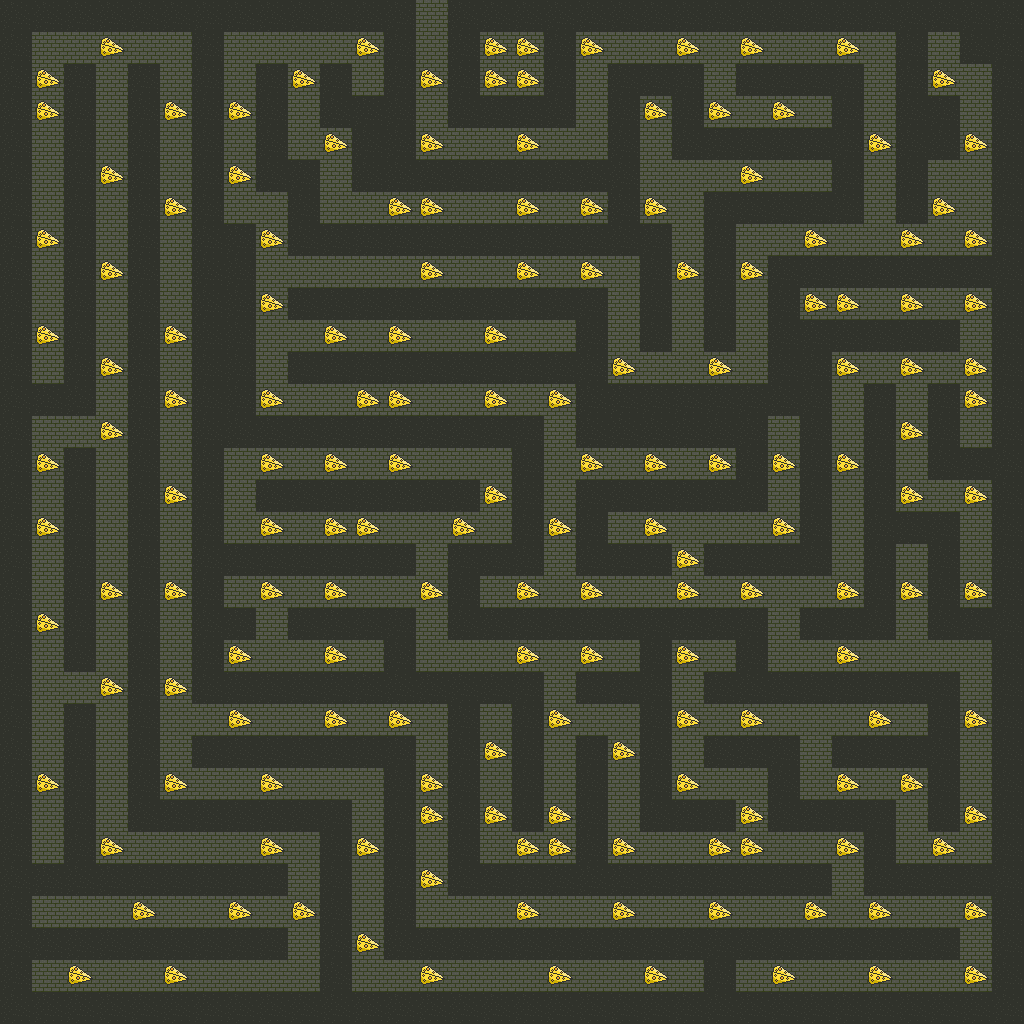

This is a level from a 2D game, rendered from its Tiled map with the project's own tilesets. A one-line summary and the complete map file follow:
An orthogonal 32x32 tile map with 32x32 px tiles, 3 tile layers (background, Platforms, Coins), 3 tilesets.

<map version="1.9" tiledversion="1.9.2" orientation="orthogonal" renderorder="right-down" width="32" height="32" tilewidth="32" tileheight="32" infinite="0" nextlayerid="4" nextobjectid="1">
 <editorsettings>
  <export target="map.json" format="json" />
 </editorsettings>
 <tileset firstgid="1" source="brick.tsx" />
 <tileset firstgid="2" source="wall.tsx" />
 <tileset firstgid="3" source="cheese.tsx" />
 <layer id="1" name="background" width="32" height="32">
  <data encoding="csv">
1,1,1,1,1,1,1,1,1,1,1,1,1,1,1,1,1,1,1,1,1,1,1,1,1,1,1,1,1,1,1,1,
1,1,1,1,1,1,1,1,1,1,1,1,1,1,1,1,1,1,1,1,1,1,1,1,1,1,1,1,1,1,1,1,
1,1,1,1,1,1,1,1,1,1,1,1,1,1,1,1,1,2,1,1,1,1,1,1,1,1,1,1,1,1,1,1,
1,1,1,1,1,1,1,1,1,1,1,1,1,1,1,1,1,1,1,1,1,1,1,1,1,1,1,1,1,1,1,1,
1,1,1,1,1,1,1,1,1,1,1,1,1,1,1,1,1,1,1,1,1,1,1,1,1,1,1,1,1,1,1,1,
1,1,1,1,1,1,1,1,1,1,1,1,1,1,1,1,1,1,1,1,1,1,1,1,1,1,1,1,1,1,1,1,
1,1,1,1,1,1,1,1,1,1,1,1,1,1,1,1,1,1,1,1,1,1,1,1,1,1,1,1,1,1,1,1,
1,1,1,1,1,1,1,1,1,1,1,1,1,1,1,1,1,1,1,1,1,1,1,1,1,1,1,1,1,1,1,1,
1,1,1,1,1,1,1,1,1,1,1,1,1,1,1,1,1,1,1,1,1,1,1,1,1,1,1,1,1,1,1,1,
1,1,1,1,1,1,1,1,1,1,1,1,1,1,1,1,1,1,1,1,1,1,1,1,1,1,1,1,1,1,1,1,
1,1,1,1,1,1,1,1,1,1,1,1,1,1,1,1,1,1,1,1,1,1,1,1,1,1,1,1,1,1,1,1,
1,1,1,1,1,1,1,1,1,1,1,1,1,1,1,1,1,1,1,1,1,1,1,1,1,1,1,1,1,1,1,1,
1,1,1,1,1,1,1,1,1,1,1,1,1,1,1,1,1,1,1,1,1,1,1,1,1,1,1,1,1,1,1,1,
1,1,1,1,1,1,1,1,1,1,1,1,1,1,1,1,1,1,1,1,1,1,1,1,1,1,1,1,1,1,1,1,
1,1,1,1,1,1,1,1,1,1,1,1,1,1,1,1,1,1,1,1,1,1,1,1,1,1,1,1,1,1,1,1,
1,1,1,1,1,1,1,1,1,1,1,1,1,1,1,1,1,1,1,1,1,1,1,1,1,1,1,1,1,1,1,1,
1,1,1,1,1,1,1,1,1,1,1,1,1,1,1,1,1,1,1,1,1,1,1,1,1,1,1,1,1,1,1,1,
1,1,1,1,1,1,1,1,1,1,1,1,1,1,1,1,1,1,1,1,1,1,1,1,1,1,1,1,1,1,1,1,
1,1,1,1,1,1,1,1,1,1,1,1,1,1,1,1,1,1,1,1,1,1,1,1,1,1,1,1,1,1,1,1,
1,1,1,1,1,1,1,1,1,1,1,1,1,1,1,1,1,1,1,1,1,1,1,1,1,1,1,1,1,1,1,1,
1,1,1,1,1,1,1,1,1,1,1,1,1,1,1,1,1,1,1,1,1,1,1,1,1,1,1,1,1,1,1,1,
1,1,1,1,1,1,1,1,1,1,1,1,1,1,1,1,1,1,1,1,1,1,1,1,1,1,1,1,1,1,1,1,
1,1,1,1,1,1,1,1,1,1,1,1,1,1,1,1,1,1,1,1,1,1,1,1,1,1,1,1,1,1,1,1,
1,1,1,1,1,1,1,1,1,1,1,1,1,1,1,1,1,1,1,1,1,1,1,1,1,1,1,1,1,1,1,1,
1,1,1,1,1,1,1,1,1,1,1,1,1,1,1,1,1,1,1,1,1,1,1,1,1,1,1,1,1,1,1,1,
1,1,1,1,1,1,1,1,1,1,1,1,1,1,1,1,1,1,1,1,1,1,1,1,1,1,1,1,1,1,1,1,
1,1,1,1,1,1,1,1,1,1,1,1,1,1,1,1,1,1,1,1,1,1,1,1,1,1,1,1,1,1,1,1,
1,1,1,1,1,1,1,1,1,1,1,1,1,1,1,1,1,1,1,1,1,1,1,1,1,1,1,1,1,1,1,1,
1,1,1,1,1,1,1,1,1,1,1,1,1,1,1,1,1,1,1,1,1,1,1,1,1,1,1,1,1,1,1,1,
1,1,1,1,1,1,1,1,1,1,1,1,1,1,1,1,1,1,1,1,1,1,1,1,1,1,1,1,1,1,1,1,
1,1,1,1,1,1,1,1,1,1,1,1,1,1,1,1,1,1,1,1,1,1,1,1,1,1,1,1,1,1,1,1,
1,1,1,1,1,1,1,1,1,1,1,1,1,1,1,1,1,1,1,1,1,1,1,1,1,1,1,1,1,1,1,1
</data>
 </layer>
 <layer id="2" name="Platforms" width="32" height="32">
  <data encoding="csv">
2,2,2,2,2,2,2,2,2,2,2,2,2,0,2,2,2,2,2,2,2,2,2,2,2,2,2,2,2,2,2,2,
2,0,0,0,0,0,2,0,0,0,0,0,2,0,2,0,0,2,0,0,0,0,0,0,0,0,0,0,2,0,2,2,
2,0,2,0,2,0,2,0,2,0,2,0,2,0,2,0,0,0,0,2,2,2,0,2,2,2,2,0,2,0,0,2,
2,0,2,0,2,0,2,0,2,0,2,2,2,0,2,2,2,2,0,2,0,2,0,0,0,0,2,0,2,2,0,2,
2,0,2,0,2,0,2,0,2,0,0,2,2,0,0,0,0,0,0,2,0,2,2,2,2,2,2,0,2,2,0,2,
2,0,2,0,2,0,2,0,2,2,0,2,2,2,2,2,2,2,2,2,0,0,0,0,0,0,2,0,2,0,0,2,
2,0,2,0,2,0,2,0,0,2,0,0,0,0,0,0,0,0,0,2,0,0,2,2,2,2,2,0,2,0,0,2,
2,0,2,0,2,0,2,2,0,2,2,2,2,2,2,2,2,2,2,2,2,0,2,0,0,0,0,0,0,0,0,2,
2,0,2,0,2,0,2,2,0,0,0,0,0,0,0,0,0,0,0,0,2,0,2,0,2,2,2,2,2,2,2,2,
2,0,2,0,2,0,2,2,0,2,2,2,2,2,2,2,2,2,2,0,2,0,2,0,2,0,0,0,0,0,0,2,
2,0,2,0,2,0,2,2,0,0,0,0,0,0,0,0,0,0,2,0,2,0,2,0,2,2,2,2,2,2,0,2,
2,0,2,0,2,0,2,2,0,2,2,2,2,2,2,2,2,2,2,0,0,0,0,0,2,2,0,0,0,0,0,2,
2,2,2,0,2,0,2,2,0,0,0,0,0,0,0,0,0,0,2,2,2,2,2,2,2,2,0,2,0,2,0,2,
2,0,0,0,2,0,2,2,2,2,2,2,2,2,2,2,2,0,2,2,2,2,2,2,0,2,0,2,0,2,0,2,
2,0,2,0,2,0,2,0,0,0,0,0,0,0,0,0,2,0,0,0,0,0,0,2,0,2,0,2,0,2,2,2,
2,0,2,0,2,0,2,0,2,2,2,2,2,2,2,0,2,0,2,2,2,2,2,2,0,2,0,2,0,0,0,2,
2,0,2,0,2,0,2,0,0,0,0,0,0,0,0,0,2,0,2,0,0,0,0,0,0,2,0,2,2,2,0,2,
2,0,2,0,2,0,2,2,2,2,2,2,2,0,2,2,2,0,2,2,2,0,2,2,2,2,0,2,0,2,0,2,
2,0,2,0,2,0,2,0,0,0,0,0,0,0,2,0,0,0,0,0,0,0,0,0,0,0,0,2,0,2,0,2,
2,0,2,0,2,0,2,2,0,2,2,2,2,0,2,2,2,2,2,2,2,2,2,2,0,2,2,2,0,2,2,2,
2,0,2,0,2,0,2,0,0,0,0,0,2,0,0,0,0,0,0,0,2,0,0,2,0,0,0,0,0,0,0,2,
2,0,0,0,2,0,2,2,2,2,2,2,2,2,2,2,2,0,2,2,2,0,2,2,2,2,2,2,2,2,0,2,
2,0,2,0,2,0,0,0,0,0,0,0,0,0,2,0,2,0,0,0,2,0,0,0,0,0,0,0,0,2,0,2,
2,0,2,0,2,0,2,2,2,2,2,2,2,0,2,0,2,0,2,0,2,0,2,2,2,0,2,2,2,2,0,2,
2,0,2,0,2,0,0,0,0,0,0,0,2,0,2,0,2,0,2,0,2,0,0,0,2,0,0,0,0,2,0,2,
2,0,2,0,2,2,2,2,2,2,2,0,2,0,2,0,2,0,2,0,2,2,2,0,2,2,2,2,0,2,0,2,
2,0,2,0,0,0,0,0,0,0,2,0,2,0,2,0,0,0,2,0,0,0,0,0,0,0,0,2,0,0,0,2,
2,2,2,2,2,2,2,2,2,0,2,0,2,0,2,2,2,2,2,2,2,2,2,2,2,2,0,2,2,2,2,2,
2,0,0,0,0,0,0,0,0,0,2,0,2,0,0,0,0,0,0,0,0,0,0,0,0,0,0,0,0,0,0,2,
2,2,2,2,2,2,2,2,2,0,2,0,2,2,2,2,2,2,2,2,2,2,2,2,2,2,2,2,2,2,0,2,
2,0,0,0,0,0,0,0,0,0,2,0,0,0,0,0,0,0,0,0,0,0,2,0,0,0,0,0,0,0,0,2,
2,2,2,2,2,2,2,2,2,2,2,2,2,2,2,2,2,2,2,2,2,2,2,2,2,2,2,2,2,2,2,2
</data>
 </layer>
 <layer id="3" name="Coins" width="32" height="32">
  <data encoding="csv">
0,0,0,0,0,0,0,0,0,0,0,0,0,0,0,0,0,0,0,0,0,0,0,0,0,0,0,0,0,0,0,0,
0,0,0,3,0,0,0,0,0,0,0,3,0,0,0,3,3,0,3,0,0,3,0,3,0,0,3,0,0,0,0,0,
0,3,0,0,0,0,0,0,0,3,0,0,0,3,0,3,3,0,0,0,0,0,0,0,0,0,0,0,0,3,0,0,
0,3,0,0,0,3,0,3,0,0,0,0,0,0,0,0,0,0,0,0,3,0,3,0,3,0,0,0,0,0,0,0,
0,0,0,0,0,0,0,0,0,0,3,0,0,3,0,0,3,0,0,0,0,0,0,0,0,0,0,3,0,0,3,0,
0,0,0,3,0,0,0,3,0,0,0,0,0,0,0,0,0,0,0,0,0,0,0,3,0,0,0,0,0,0,0,0,
0,0,0,0,0,3,0,0,0,0,0,0,3,3,0,0,3,0,3,0,3,0,0,0,0,0,0,0,0,3,0,0,
0,3,0,0,0,0,0,0,3,0,0,0,0,0,0,0,0,0,0,0,0,0,0,0,0,3,0,0,3,0,3,0,
0,0,0,3,0,0,0,0,0,0,0,0,0,3,0,0,3,0,3,0,0,3,0,3,0,0,0,0,0,0,0,0,
0,0,0,0,0,0,0,0,3,0,0,0,0,0,0,0,0,0,0,0,0,0,0,0,0,3,3,0,3,0,3,0,
0,3,0,0,0,3,0,0,0,0,3,0,3,0,0,3,0,0,0,0,0,0,0,0,0,0,0,0,0,0,0,0,
0,0,0,3,0,0,0,0,0,0,0,0,0,0,0,0,0,0,0,3,0,0,3,0,0,0,3,0,3,0,3,0,
0,0,0,0,0,3,0,0,3,0,0,3,3,0,0,3,0,3,0,0,0,0,0,0,0,0,0,0,0,0,3,0,
0,0,0,3,0,0,0,0,0,0,0,0,0,0,0,0,0,0,0,0,0,0,0,0,0,0,0,0,3,0,0,0,
0,3,0,0,0,0,0,0,3,0,3,0,3,0,0,0,0,0,3,0,3,0,3,0,3,0,3,0,0,0,0,0,
0,0,0,0,0,3,0,0,0,0,0,0,0,0,0,3,0,0,0,0,0,0,0,0,0,0,0,0,3,0,3,0,
0,3,0,0,0,0,0,0,3,0,3,3,0,0,3,0,0,3,0,0,3,0,0,0,3,0,0,0,0,0,0,0,
0,0,0,0,0,0,0,0,0,0,0,0,0,0,0,0,0,0,0,0,0,3,0,0,0,0,0,0,0,0,0,0,
0,0,0,3,0,3,0,0,3,0,3,0,0,3,0,0,3,0,3,0,0,3,0,3,0,0,3,0,3,0,3,0,
0,3,0,0,0,0,0,0,0,0,0,0,0,0,0,0,0,0,0,0,0,0,0,0,0,0,0,0,0,0,0,0,
0,0,0,0,0,0,0,3,0,0,3,0,0,0,0,0,3,0,3,0,0,3,0,0,0,0,3,0,0,0,0,0,
0,0,0,3,0,3,0,0,0,0,0,0,0,0,0,0,0,0,0,0,0,0,0,0,0,0,0,0,0,0,0,0,
0,0,0,0,0,0,0,3,0,0,3,0,3,0,0,0,0,3,0,0,0,3,0,3,0,0,0,3,0,0,3,0,
0,0,0,0,0,0,0,0,0,0,0,0,0,0,0,3,0,0,0,3,0,0,0,0,0,0,0,0,0,0,0,0,
0,3,0,0,0,3,0,0,3,0,0,0,0,3,0,0,0,0,0,0,0,3,0,0,0,0,3,0,3,0,0,0,
0,0,0,0,0,0,0,0,0,0,0,0,0,3,0,3,0,3,0,0,0,0,0,3,0,0,0,0,0,0,3,0,
0,0,0,3,0,0,0,0,3,0,0,3,0,0,0,0,3,3,0,3,0,0,3,3,0,0,3,0,0,3,0,0,
0,0,0,0,0,0,0,0,0,0,0,0,0,3,0,0,0,0,0,0,0,0,0,0,0,0,0,0,0,0,0,0,
0,0,0,0,3,0,0,3,0,3,0,0,0,0,0,0,3,0,0,3,0,0,3,0,0,3,0,3,0,0,3,0,
0,0,0,0,0,0,0,0,0,0,0,3,0,0,0,0,0,0,0,0,0,0,0,0,0,0,0,0,0,0,0,0,
0,0,3,0,0,3,0,0,0,0,0,0,0,3,0,0,0,3,0,0,3,0,0,0,3,0,0,3,0,0,3,0,
0,0,0,0,0,0,0,0,0,0,0,0,0,0,0,0,0,0,0,0,0,0,0,0,0,0,0,0,0,0,0,0
</data>
 </layer>
</map>